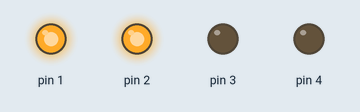
Recording of a sketch running on a simulated Arduino Uno, built with avr-gcc and run on an emulated ATmega328P. Shown: output pins drawn as LEDs (lit = HIGH).

Above: at 0.04 s.
At 1.32 s:
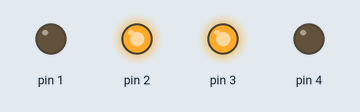
At 2.84 s:
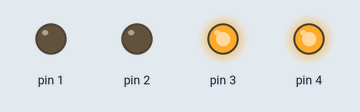
Timing chart, 0 to 3.1 s (numbered marks = the images above):
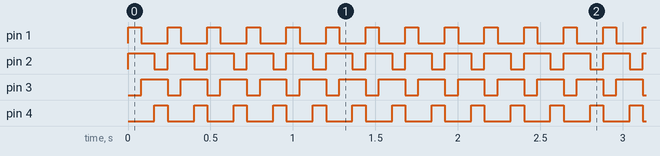

The sketch:

ledchaiser.ino
```cpp
void setup()
{
  pinMode(1, OUTPUT);
  pinMode(2, OUTPUT);
  pinMode(3, OUTPUT);
  pinMode(4, OUTPUT);

}

void loop()
{
  for(int i=1;i<=3;i++)
  {
   digitalWrite(i, HIGH);
   digitalWrite(i+1, HIGH);
   delay(80); // Wait for 1000 millisecond(s)
   digitalWrite(i, LOW);
   digitalWrite(i+1, LOW);
  }
}
```

Measured:
- by itself, pin 1, pin 4: alternates HIGH for 0.08 s and LOW for 0.16 s
- by itself, pin 2, pin 3: alternates HIGH for 0.16 s and LOW for 0.08 s
